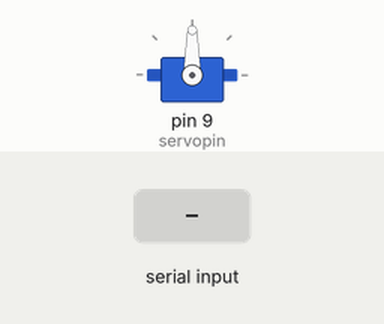
A sketch run on a simulated Arduino Uno, built with avr-gcc and run on an emulated ATmega328P. Parts: servo. The inputs (shaded band) are chosen by the test bench. What the sketch prints to the serial monitor is not drawn.

Above: at 1.2 s.
1.3 s: "30,150\n" received over Serial
At 3.5 s:
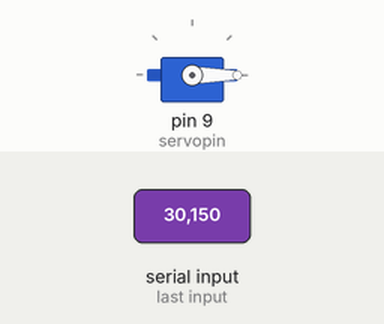
3.8 s: "90,45\n" received over Serial
At 4.5 s:
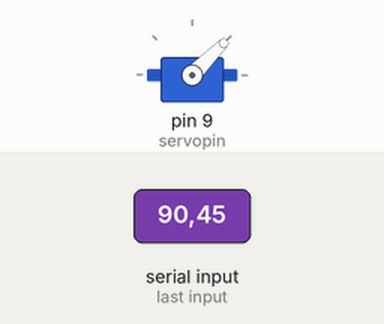
6.3 s: "200\n" received over Serial
At 7.1 s:
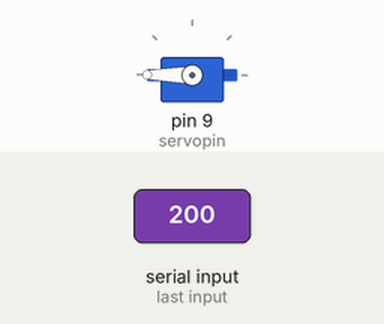
Timing chart, 0 to 9.3 s (numbered marks = the images above; inputs shaded):
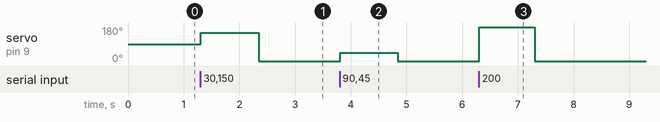

The sketch:

code.ino
```cpp
#include<Servo.h>
int initialpos;
int servopin = 9;
Servo myservo;
String msg="Enter the angle by which motor should rotate :: ";
void setup()
{
  Serial.begin(9600);
  myservo.attach(servopin);
}

void loop()
{
  Serial.print(msg);
  while(Serial.available()==0){

  }
  initialpos = Serial.parseInt();
  Serial.println(initialpos);
  myservo.write(initialpos);
}
```

Measured:
- after the input at 1.3 s, servo on pin 9 (servopin): 90° → 150° at once, → 0° 1.0 s later
- after the input at 3.8 s, servo on pin 9 (servopin): 0° → 45° at once, → 0° 1.0 s later
- after the input at 6.3 s, servo on pin 9 (servopin): 0° → 180° at once, → 0° 1.0 s later
